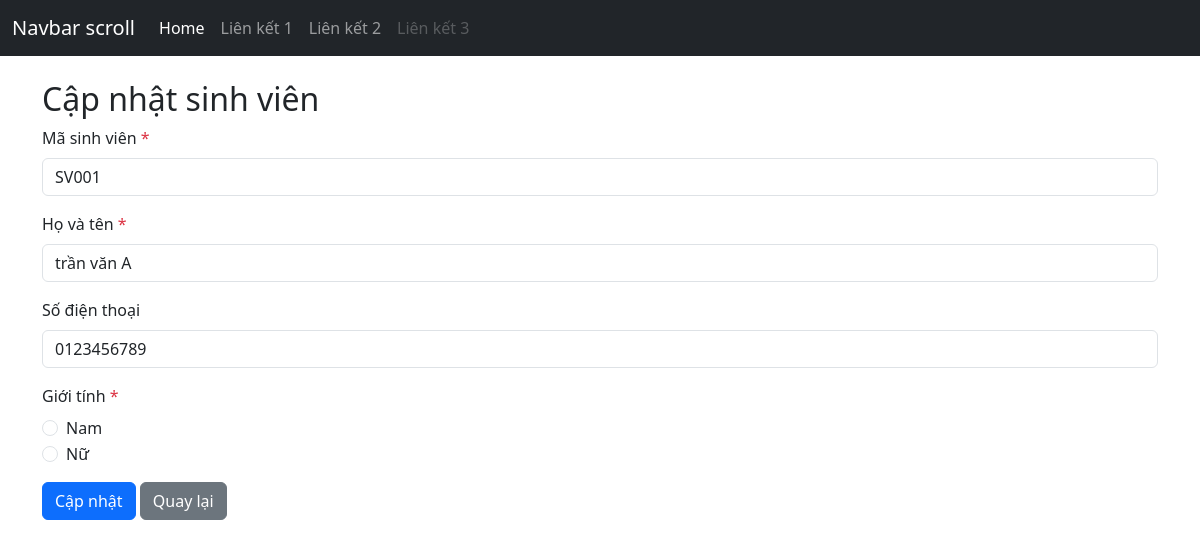
Screenshot of /lab5/student_edit.php?id=1 with the database file from the repository.
### tables this page shows
CREATE TABLE `students` (
  `id` int(11) NOT NULL,
  `studentcode` varchar(20) NOT NULL,
  `fullname` varchar(100) NOT NULL,
  `phone` varchar(20) NOT NULL,
  `gender` varchar(20) NOT NULL,
  `created` timestamp NOT NULL DEFAULT current_timestamp() ON UPDATE current_timestamp()
);

### lab5/config/Database.php (called while the page is built, shortened)
<?php
class Database
{
    private string $host = "localhost";
    private string $username = "root";
    private string $password = "";
    private string $database = "HuynhDoNhuanPhat_mydb1";
    public function getConnection()
    {
        $conn = new mysqli(
            $this->host,
            $this->username,
            $this->password,
            $this->database
        );
        $conn->set_charset("utf8mb4");
        return $conn;
    }
}
?>

### lab5/dao/StudentDAO.php (called while the page is built, shortened)
<?php
require_once __DIR__ . "/../config/Database.php";
require_once __DIR__ . "/../models/Student.php";
class StudentDAO
{
    private mysqli $conn;
    public function __construct()
    {
        $database = new Database();
        $this->conn = $database->getConnection();
    }
    public function getById(int $id)
    {
        $sql = "SELECT * FROM students WHERE id = ?";
        $stmt = $this->conn->prepare($sql);
        $stmt->bind_param("i", $id);
        $stmt->execute();
        $result = $stmt->get_result();
        $row = $result->fetch_assoc();
        $student = new Student(
            $row["studentcode"],
            $row["fullname"],
            $row["phone"],
            $row["gender"]
        );
        $student->id = $row["id"];
        $student->createdAt = $row["created"];
        return $student;
    }
}
?>

### lab5/models/Student.php (called while the page is built, shortened)
<?php
class Student
{
    public function __construct(
        string $studentCode,
        string $fullName,
        ?string $phone,
        string $gender
    ) {
        $this->studentCode = $studentCode;
        $this->fullName = $fullName;
        $this->phone = $phone;
        $this->gender = $gender;
    }
}

### lab5/student_edit.php (the view, shortened to what this page needs)
<?php
require_once "dao/StudentDAO.php";
require_once "models/Student.php";
$studentDAO = new StudentDAO();
$id = (int)$_GET["id"];
$student = $studentDAO->getById($id);
require_once "includes/header.php";
?>
<div class="container mt-4 mb-5">
    <h2>Cập nhật sinh viên</h2>
    <form method="post">
        <div class="mb-3">
            <label class="form-label">Mã sinh viên <span class="text-danger">*</span></label>
            <input type="text" name="studentCode" class="form-control" value="<?= htmlspecialchars($student->studentCode) ?>">
        </div>
        <div class="mb-3">
            <label class="form-label">Họ và tên <span class="text-danger">*</span></label>
            <input type="text" name="fullName" class="form-control" value="<?= htmlspecialchars($student->fullName) ?>">
        </div>
        <div class="mb-3">
            <label class="form-label">Số điện thoại</label>
            <input type="text" name="phone" class="form-control" value="<?= htmlspecialchars($student->phone) ?>">
        </div>
        <div class="mb-3">
            <label class="form-label">Giới tính <span class="text-danger">*</span></label>
            <div class="form-check">
                <input class="form-check-input" type="radio" name="gender" value="Nam" <?= ($student->gender == 'Nam') ? 'checked' : '' ?>>
                <label class="form-check-label">Nam</label>
            </div>
            <div class="form-check">
                <input class="form-check-input" type="radio" name="gender" value="Nữ" <?= ($student->gender == 'Nữ') ? 'checked' : '' ?>>
                <label class="form-check-label">Nữ</label>
            </div>
        </div>
        <button class="btn btn-primary" type="submit">Cập nhật</button>
        <a href="student_index.php" class="btn btn-secondary">Quay lại</a>
    </form>
</div>

### rows the page displays
students: studentCode "SV001", fullName "trần văn A", phone "0123456789"
